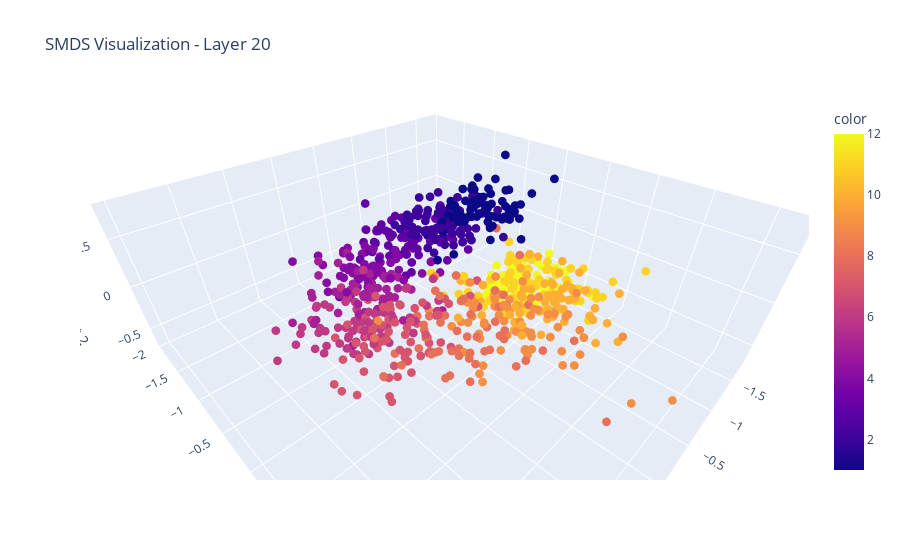

This figure's notebook cell:
### Code cell
# Use plotly to visualize the SMDS manifold
from shape_happens.utils import ActivationDataset
from shape_happens.plot import plot_activations_single, plot_activations_plotly
import numpy as np
import pandas as pd
import numpy as np
import pandas as pd


ad = ActivationDataset.load('results/Llama-3.2-3B-Instruct/date_3way.pt')
fig, model, red_activations, labels = plot_activations_plotly(
    ad,
    label_col='correct_date',
    target_col='last_prompt_token',
    label_col_str='correct_date',
    reduction_method='SMDS',
    layer=20,
    n_components=3,
    components=(0,1,2),
    manifold='helix',
    plot_test=True,
    filter_incorrect=True,
    max_samples=2000,
    annotation_preprocess_func=lambda x: pd.to_datetime(x).strftime('%B'),
    preprocess_func=lambda x: pd.to_datetime(x).month,
)

# ad = ActivationDataset.load('results/Llama-3.2-3B-Instruct/time_of_day_3way.pt')
# fig, model, red_activations, labels = plot_activations_plotly(
#     ad,
#     label_col='correct_time',
#     target_col='correct_time_expr',
#     label_col_str='correct_time',
#     reduction_method='SMDS',
#     layer=7,
#     n_components=4,
#     components=(0, 1, 3),
#     manifold='circular',
#     plot_test=True,
#     filter_incorrect=True,
#     max_samples=2000,
#     annotation_preprocess_func=lambda x: pd.to_datetime(x).strftime('%H:%M'),
#     preprocess_func=lambda x: pd.to_datetime(x).hour,
# )

# ad = ActivationDataset.load('results/Llama-3.2-3B-Instruct/notable_3way.pt')
# fig, model, red_activations, labels = plot_activations_plotly(
#     ad,
#     label_col='correct_date',
#     target_col='last_prompt_token',
#     label_col_str='correct_date',
#     reduction_method='PLS',
#     layer=7,
#     n_components=3,
#     components=(0, 1, 2),
#     manifold='log_semicircular',
#     plot_test=True,
#     filter_incorrect=True,
#     max_samples=2000,
#     annotation_preprocess_func=lambda x: pd.to_datetime(x).strftime('%Y'),
#     preprocess_func=lambda x: pd.to_datetime(x).year - 2023,
# )


fig.show()

### Figure 1 — Plotly figure (JSON) as saved in the notebook; plotly's stock layout.template omitted (floating-point values rounded to 4 significant figures; data arrays with more than 128 entries replaced by an {"elided": "..."} marker saying what was removed)
{"data": [{"hovertemplate": "<b>%{hovertext}</b><br><br>Component 0=%{x}<br>Component 1=%{y}<br>Component 2=%{z}<br>color=%{marker.color}<extra></extra>", "hovertext": {"elided": "806 str values"}, "legendgroup": "", "marker": {"color": {"elided": "806 int values"}, "coloraxis": "coloraxis", "size": 3, "symbol": "circle"}, "mode": "markers", "name": "", "scene": "scene", "showlegend": false, "type": "scatter3d", "x": {"elided": "806 float values"}, "y": {"elided": "806 float values"}, "z": {"elided": "806 float values"}}], "layout": {"coloraxis": {"colorbar": {"title": {"text": "color"}}, "colorscale": [[0, "#0d0887"], [0.1111, "#46039f"], [0.2222, "#7201a8"], [0.3333, "#9c179e"], [0.4444, "#bd3786"], [0.5556, "#d8576b"], [0.6667, "#ed7953"], [0.7778, "#fb9f3a"], [0.8889, "#fdca26"], [1, "#f0f921"]]}, "legend": {"title": {"text": "City"}, "tracegroupgap": 0}, "scene": {"camera": {"eye": {"x": 0.8, "y": 0.8, "z": 0.8}, "up": {"x": 0, "y": 0, "z": 1}}, "domain": {"x": [0, 1], "y": [0, 1]}, "xaxis": {"title": {"text": "Component 0"}}, "yaxis": {"title": {"text": "Component 1"}}, "zaxis": {"title": {"text": "Component 2"}}}, "title": {"text": "SMDS Visualization - Layer 20"}}}
